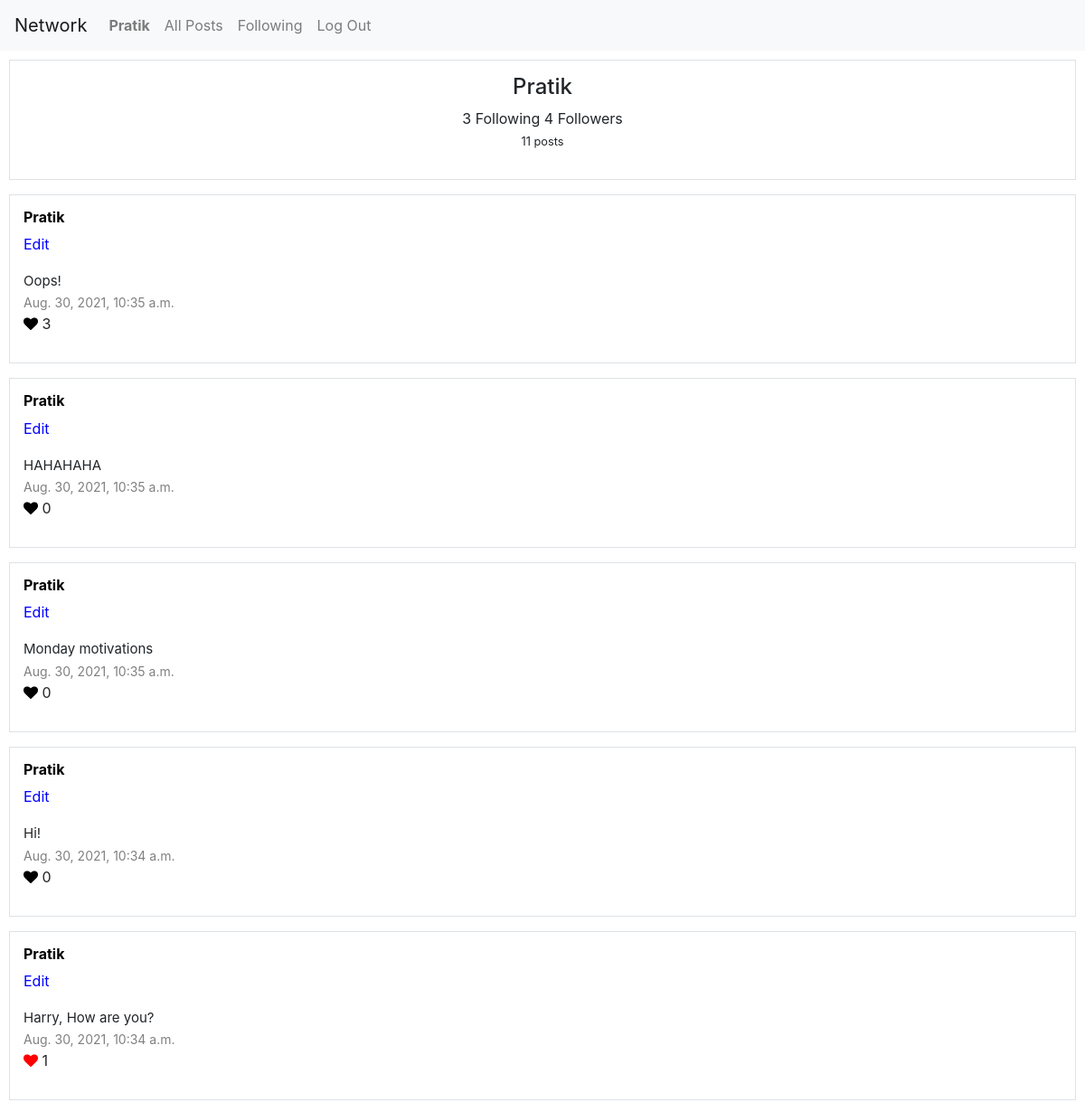
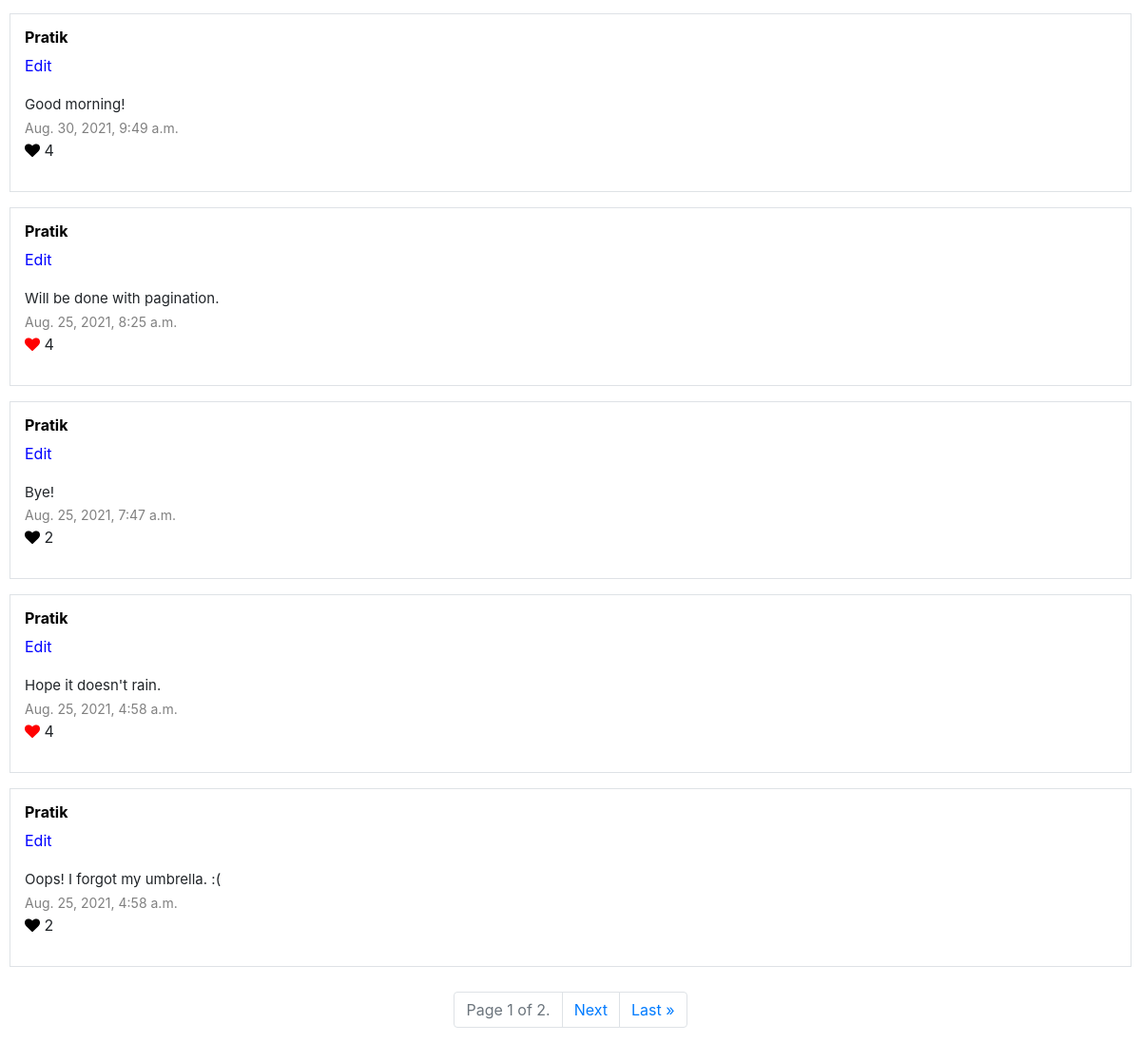
/profile/2 (signed in), run on the app's committed database (2 pictures, top to bottom).
### network/models.py (models this page shows, shortened)
class User(AbstractUser):
    following = models.ManyToManyField(
        "User",
        related_name="followers"
    )

class Post(models.Model):
    uploader = models.ForeignKey(
        User,
        on_delete=models.CASCADE,
        related_name="post_uploader"
    )
    body = models.TextField(blank=True)
    timestamp = models.DateTimeField(auto_now_add=True)
    likes = models.ManyToManyField(
        User,
        related_name="post_liked"
    )
    class Meta:
        ordering = ['-timestamp']

### network/views.py (the view)
# urls.py: path("profile/<int:user_id>", views.profile, name="profile"),
@csrf_exempt
@login_required
def profile(request, user_id):
    user = request.user
    uploader = User.objects.get(pk=user_id)
    posts = Post.objects.filter(uploader=user_id)
    count = posts.count()
    paginator = Paginator(posts, 10)
    page_number = request.GET.get('page')
    page_obj = paginator.get_page(page_number)
    posts = page_obj.object_list
    if request.method == "POST":
        if user.following.filter(id=uploader.id).exists():
            user.following.remove(uploader)
        else:
            user.following.add(uploader)
    follows = uploader.following.all().count()
    followers = uploader.followers.all().count()
    following = False
    if follows == "":
        follows = 0
    if followers == "":
        followers = 0
    if user.following.filter(id=uploader.id).exists():
        following = True
    return render(request, "network/profile.html", {
        "user": user,
        "uploader": uploader,
        "posts": posts,
        "page_obj": page_obj,
        "count": count,
        "follows": follows,
        "followers": followers,
        "following": following
    })

### network/templates/network/profile.html (shortened to what this page needs)
{% extends "network/layout.html" %}
{% block body %}
<div style="padding: 10px;">
    <div class="mb-3 border" style="padding: 15px;">
        <div style="text-align: center;">
            <h4>{{ uploader.username }}</h4>
            <p>
                {{ follows }} Following {{ followers }} Followers <br />
                {% if count == 1 %}
                    <small>{{ count }} post</small><br/>
                {% else %}
                    <small>{{ count }} posts</small><br/>
                {% endif %}
            </p>
        </div>
    </div>
    {% for post in posts %}
        <div class="mb-3 border" style="padding: 15px;">
            {% if user.is_authenticated %}
            <a href="{% url 'profile' post.uploader.id %}" style="color: black;">
                <h6>
                    <strong>{{ post.uploader.username }}</strong>
                </h6>
            </a>
            {% else %}
                <h6><strong>{{ post.uploader.username }}</strong></h6>
            {% endif %}
            <p>
                {% if user.is_authenticated and user == post.uploader %}
                    <span id="edit-post-{{ post.id }}" onclick="edit('{{ post.id }}')" style="color: blue; cursor: pointer;">Edit</span>
                {% endif %}
                <span id="body-{{ post.id }}" style="font-size: 15px;">{{ post.body }}</span>
                <br />
                <span style="color: gray; font-size: 14px;">
                    {{ post.timestamp }}
                </span>
                <br />
                {% if user.is_authenticated %}
                    {% if user in post.likes.all %}
                        <span>
                            <i class="fa fa-heart" style="color:red; cursor: pointer;" id="like-btn-{{ post.id }}" onclick="like('{{ post.id }}')"></i>
                        </span>
                    {% else %}
                        <span>
                            <i class="fa fa-heart" style="color:black; cursor: pointer;" id="like-btn-{{ post.id }}" onclick="like('{{ post.id }}')"></i>
                        </span>
                    {% endif %}
                {% else %}
                    <span>
                        <i class="fa fa-heart" style="color:black; cursor: pointer;"></i>
                    </span>
                {% endif %}
                <span id="like-count-{{ post.id }}">
                    {{ post.likes.all.count }}
                </span>
            </p>
        </div>
    {% empty %}
        <h5>No posts.</h5>
    {% endfor %}
</div>
<nav aria-label="Page navigation example">
    <ul class="pagination justify-content-center">
        <li class="page-item disabled">
            <a class="page-link" href="#" tabindex="-1" aria-disabled="true">Page {{ page_obj.number }} of {{ page_obj.paginator.num_pages }}.</a>
        </li>
    {% if page_obj.has_next %}
        <li class="page-item"><a class="page-link" href="?page={{ page_obj.next_page_number }}">Next</a></li>
        <li class="page-item"><a class="page-link" href="?page={{ page_obj.paginator.num_pages }}">Last &raquo;</a></li>
    {% endif %}
    </ul>
</nav>
{% endblock %}

### network/templates/network/layout.html (shortened to what this page needs)
{% load static %}
<!DOCTYPE html>
<html lang="en">
    <head>
        <link rel="stylesheet" href="https://stackpath.bootstrapcdn.com/bootstrap/4.4.1/css/bootstrap.min.css">
        <link rel="stylesheet" href="https://cdnjs.cloudflare.com/ajax/libs/font-awesome/4.7.0/css/font-awesome.min.css">
        <link href="{% static 'network/styles.css' %}" rel="stylesheet">
    </head>
    <body>
        <nav class="navbar navbar-expand-lg navbar-light bg-light">
            <a class="navbar-brand" href="{% url 'index' %}">Network</a>
            <div>
              <ul class="navbar-nav mr-auto">
                {% if user.is_authenticated %}
                    <li class="nav-item">
                        <a class="nav-link" href="{% url 'profile' user.id %}"><strong>{{ user.username }}</strong></a>
                    </li>
                {% endif %}
                <li class="nav-item">
                  <a class="nav-link" href="{% url 'index' %}">All Posts</a>
                </li>
                {% if user.is_authenticated %}
                    <li class="nav-item">
                        <a class="nav-link" href="{% url 'following' %}">Following</a>
                    </li>
                    <li class="nav-item">
                        <a class="nav-link" href="{% url 'logout' %}">Log Out</a>
                    </li>
                {% endif %}
              </ul>
            </div>
          </nav>
        <div class="body">
            {% block body %}
            {% endblock %}
        </div>
    </body>
</html>

### data on the page
User: username "Pratik"
Post: uploader.username "Pratik", body "Oops!", timestamp "Aug. 30, 2021, 10:35 a.m.", likes.all.count "3"
Post: uploader.username "Pratik", body "HAHAHAHA", timestamp "Aug. 30, 2021, 10:35 a.m.", likes.all.count "0"
Post: uploader.username "Pratik", body "Monday motivations", timestamp "Aug. 30, 2021, 10:35 a.m.", likes.all.count "0"
Post: uploader.username "Pratik", body "Hi!", timestamp "Aug. 30, 2021, 10:34 a.m.", likes.all.count "0"
Post: uploader.username "Pratik", body "Harry, How are you?", timestamp "Aug. 30, 2021, 10:34 a.m.", likes.all.count "1"
Post: uploader.username "Pratik", body "Good morning!", timestamp "Aug. 30, 2021, 9:49 a.m.", likes.all.count "4"
Post: uploader.username "Pratik", body "Will be done with pagination.", timestamp "Aug. 25, 2021, 8:25 a.m.", likes.all.count "4"
Post: uploader.username "Pratik", body "Bye!", timestamp "Aug. 25, 2021, 7:47 a.m.", likes.all.count "2"
Post: uploader.username "Pratik", body "Hope it doesn't rain.", timestamp "Aug. 25, 2021, 4:58 a.m.", likes.all.count "4"
Post: uploader.username "Pratik", body "Oops! I forgot my umbrella. :(", timestamp "Aug. 25, 2021, 4:58 a.m.", likes.all.count "2"

### other printed values
{{ follows }} "3"
{{ followers }} "4"
{{ count }} "11"
{{ page_obj.number }} "1"
{{ page_obj.paginator.num_pages }} "2"
